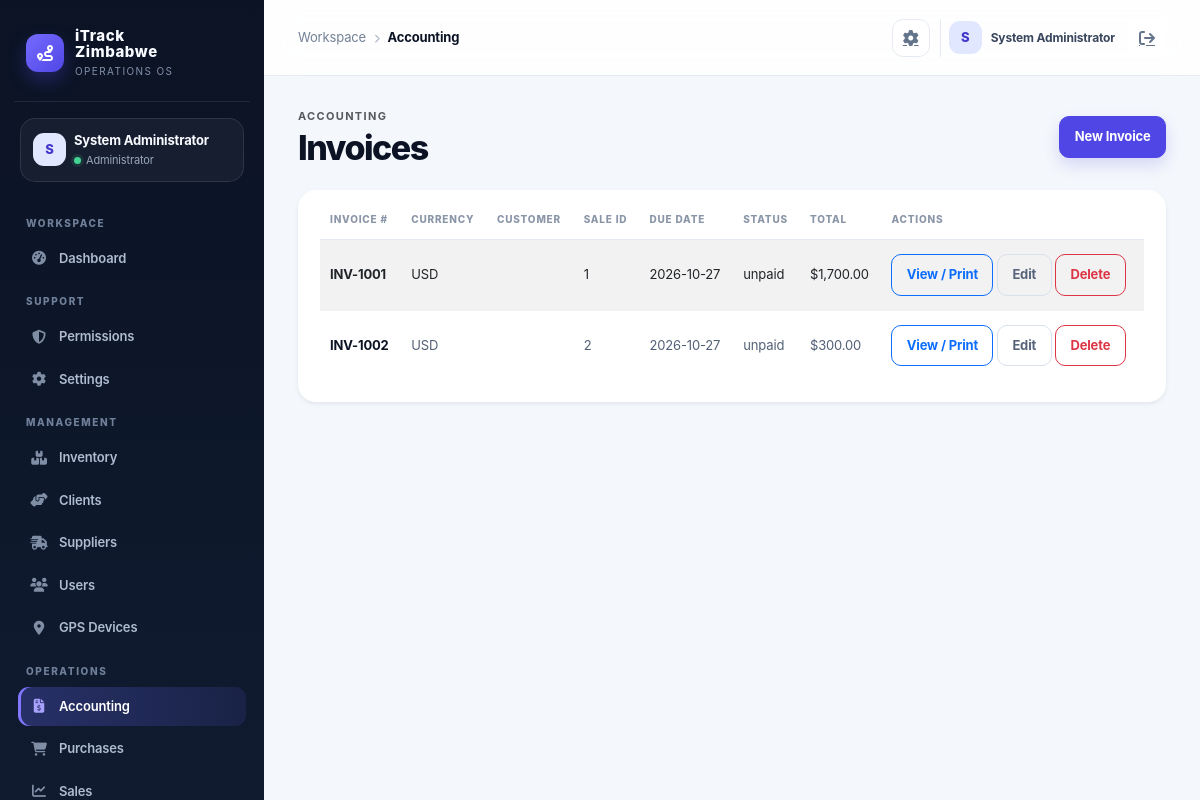
The page /index.php?controller=accounting&action=invoices (signed in) on the database its author committed.
### tables this page shows
CREATE TABLE IF NOT EXISTS invoices (
  id INT AUTO_INCREMENT PRIMARY KEY,
  sale_id INT NOT NULL,
  invoice_number VARCHAR(150) NOT NULL UNIQUE,
  due_date DATE NOT NULL,
  status VARCHAR(50) NOT NULL DEFAULT 'unpaid',
  total_amount DECIMAL(14,2) NOT NULL DEFAULT 0.00,
  currency VARCHAR(8) NOT NULL DEFAULT 'USD',
  issue_date DATE NOT NULL DEFAULT CURRENT_DATE,
  reference_number VARCHAR(150),
  sales_person VARCHAR(150),
  customer_registered_name VARCHAR(200),
  customer_trade_name VARCHAR(200),
  customer_address TEXT,
  customer_email VARCHAR(190),
  customer_phone VARCHAR(80),
  customer_tin VARCHAR(80),
  customer_vat VARCHAR(80),
  created_at TIMESTAMP DEFAULT CURRENT_TIMESTAMP,
  FOREIGN KEY (sale_id) REFERENCES sales(id) ON DELETE CASCADE
);

### app/controllers/AccountingController.php (called while the page is built, shortened)
<?php
class AccountingController extends Controller
{
    private Invoice $invoiceModel;
    public function __construct()
    {
        $this->invoiceModel = new Invoice();
    }
    public function invoices(): void
    {
        $this->view('accounting/list', [
            'title' => 'Invoices',
            'section' => 'invoices',
            'resourceName' => 'Invoice',
            'items' => $this->invoiceModel->all(),
            'columns' => [
                ['label' => 'Invoice #', 'key' => 'invoice_number'],
                ['label' => 'Currency', 'key' => 'currency'],
                ['label' => 'Customer', 'key' => 'customer_registered_name'],
                ['label' => 'Sale ID', 'key' => 'sale_id'],
                ['label' => 'Due Date', 'key' => 'due_date'],
                ['label' => 'Status', 'key' => 'status'],
                ['label' => 'Total', 'key' => 'total_amount', 'type' => 'money'],
            ],
            'createAction' => 'invoiceCreate',
            'editAction' => 'invoiceEdit',
            'deleteAction' => 'invoiceDelete',
        ]);
    }
}

### public/index.php (called while the page is built, shortened)
<?php
$uri = $_SERVER['REQUEST_URI'] ?? '/';
$controllerKey = $_GET['controller'] ?? null;
$actionKey = $_GET['action'] ?? null;
$route = $controllerKey ? [
    'controller' => ucfirst($controllerKey) . 'Controller',
    'action' => $actionKey ?? 'index',
] : Router::route($uri);
$actionName = $route['action'];
$controller = new $controllerName();
$controller->$actionName();

### app/core/Model.php (called while the page is built, shortened)
<?php
require_once dirname(__DIR__) . '/config/database.php';
abstract class Model
{
    protected PDO $db;
    public function __construct()
    {
        $this->db = Database::getInstance();
    }
    protected function fetchAll(string $sql, array $params = []): array
    {
        $stmt = $this->db->prepare($sql);
        $stmt->execute($params);
        return $stmt->fetchAll();
    }
    protected function execute(string $sql, array $params = []): int
    {
        $stmt = $this->db->prepare($sql);
        $stmt->execute($params);
        return $stmt->rowCount();
    }
}

### app/config/env.php (called while the page is built, shortened)
<?php
function loadEnv(): array
{
    static $loaded = null;
    if ($loaded !== null) {
        return $loaded;
    }
    $loaded = [];
    $envPath = dirname(__DIR__, 2) . '/.env';
    if (!is_readable($envPath)) {
        return $loaded;
    }
    return $loaded;
}
function env(string $key, $default = null)
{
    $vars = loadEnv();
    $value = getenv($key);
    return $value !== false ? $value : $default;
}

### app/config/app.php (called while the page is built)
<?php
require_once __DIR__ . '/env.php';
return [
    'app_name' => env('APP_NAME', 'iTrack Zimbabwe'),
    'debug' => filter_var(env('APP_DEBUG', false), FILTER_VALIDATE_BOOLEAN),
    'base_url' => env('APP_BASE_URL', '/itrack-zimbabwe'),
    'db' => [
        'host' => env('DB_HOST', '127.0.0.1'),
        'port' => env('DB_PORT', '3306'),
        'name' => env('DB_NAME', 'itrack_zimbabwe'),
        'user' => env('DB_USER', 'root'),
        'pass' => env('DB_PASS', ''),
    ],
    'session_name' => env('SESSION_NAME', 'itrack_session'),
    'csrf_token_name' => env('CSRF_TOKEN_NAME', 'csrf_token'),
    'upload_dir' => env('UPLOAD_DIR', dirname(__DIR__, 1) . '/uploads'),
    'openrouter_api_key' => env('OPENROUTER_API_KEY', ''),
    'openrouter_model' => env('OPENROUTER_MODEL', 'openrouter/free'),
];

### app/config/database.php (called while the page is built, shortened)
<?php
require_once dirname(__DIR__) . '/config/app.php';
class Database
{
    private static ?PDO $instance = null;
    public static function getInstance(): PDO
    {
        if (self::$instance === null) {
            $config = require dirname(__DIR__) . '/config/app.php';
            $mysqlEnabled = extension_loaded('pdo_mysql');
            if ($mysqlEnabled) {
                try {
                    $dsn = sprintf('mysql:host=%s;port=%s;dbname=%s;charset=utf8mb4', $config['db']['host'], $config['db']['port'], $config['db']['name']);
                    self::$instance = new PDO($dsn, $config['db']['user'], $config['db']['pass'], [
                        PDO::ATTR_ERRMODE => PDO::ERRMODE_EXCEPTION,
                        PDO::ATTR_DEFAULT_FETCH_MODE => PDO::FETCH_ASSOC,
                        PDO::ATTR_EMULATE_PREPARES => false,
                    ]);
                } catch (PDOException $exception) {
                    self::$instance = self::createSqliteInstance($config);
                }
            } else {
                self::$instance = self::createSqliteInstance($config);
            }
        }
        return self::$instance;
    }
}

### app/models/Invoice.php (called while the page is built, shortened)
<?php
require_once dirname(__DIR__) . '/core/Model.php';
class Invoice extends Model
{
    public function all(): array
    {
        return $this->fetchAll('SELECT i.*, c.company_name AS client_name FROM invoices i JOIN sales s ON s.id = i.sale_id LEFT JOIN clients c ON c.id = s.client_id ORDER BY i.created_at DESC');
    }
}

### app/views/accounting/list.php (the view)
<?php $title = $title ?? 'Accounting'; ?>
<div class="d-flex justify-content-between align-items-center mb-4">
    <div>
        <p class="text-uppercase text-muted mb-1" style="letter-spacing:.12em; font-size:11px; font-weight:700;">Accounting</p>
        <h2 class="h4 mb-0"><?= htmlspecialchars($title) ?></h2>
    </div>
    <a class="btn btn-primary" href="/index.php?controller=accounting&action=<?= htmlspecialchars($createAction ?? 'index') ?>">New <?= htmlspecialchars($resourceName ?? 'Record') ?></a>
</div>
<div class="card shadow-sm border-0">
    <div class="card-body">
        <?php if (empty($items)): ?>
            <p class="text-muted mb-0">No <?= strtolower(htmlspecialchars($resourceName ?? 'records')) ?> found yet.</p>
        <?php else: ?>
            <div class="table-responsive">
                <table class="table table-striped align-middle">
                    <thead>
                        <tr>
                            <?php foreach ($columns as $column): ?>
                                <th><?= htmlspecialchars($column['label'] ?? '') ?></th>
                            <?php endforeach; ?>
                            <th>Actions</th>
                        </tr>
                    </thead>
                    <tbody>
                        <?php foreach ($items as $item): ?>
                            <tr>
                                <?php foreach ($columns as $column): ?>
                                    <td>
                                        <?php
                                            $value = $item[$column['key']] ?? '';
                                            if (($column['type'] ?? '') === 'money') {
                                                echo '$' . number_format((float) $value, 2);
                                            } else {
                                                echo htmlspecialchars((string) $value);
                                            }
                                        ?>
                                    </td>
                                <?php endforeach; ?>
                                <td>
                                    <?php if (($section ?? '') === 'invoices'): ?><a class="btn btn-sm btn-outline-primary" href="/index.php?controller=accounting&amp;action=invoicePrint&amp;id=<?= (int) ($item['id'] ?? 0) ?>">View / Print</a><?php endif; ?>
                                    <a class="btn btn-sm btn-outline-secondary" href="/index.php?controller=accounting&action=<?= htmlspecialchars($editAction ?? 'index') ?>&id=<?= (int) ($item['id'] ?? 0) ?>">Edit</a>
                                    <a class="btn btn-sm btn-outline-danger" href="/index.php?controller=accounting&action=<?= htmlspecialchars($deleteAction ?? 'index') ?>&id=<?= (int) ($item['id'] ?? 0) ?>" onclick="return confirm('Delete this record?')">Delete</a>
                                </td>
                            </tr>
                        <?php endforeach; ?>
                    </tbody>
                </table>
            </div>
        <?php endif; ?>
    </div>
</div>

### app/views/layouts/main.php (style rules this page uses)
:root { --ink:#0b1324; --ink-2:#111d33; --muted:#738096; --line:#e6ebf2; --canvas:#f4f7fb; --card:#fff; --brand:#4f46e5; --brand-2:#6d5dfc; --mint:#13b981; --amber:#f59e0b; --danger:#e25555; --shadow:0 16px 40px rgba(15,23,42,.06); }
* { box-sizing:border-box; }
body { background:var(--canvas); color:var(--ink); margin:0; font-family:Inter,ui-sans-serif,system-ui,-apple-system,"Segoe UI",sans-serif; letter-spacing:-.01em; }
a { color:inherit; }
main h2.h4 { font-size:clamp(25px,3vw,34px); font-weight:800; letter-spacing:-.045em; line-height:1.1; }
main > .d-flex.justify-content-between { margin-bottom:24px !important; }
.card { border:1px solid var(--line); border-radius:18px; background:var(--card); box-shadow:var(--shadow); }
.card .card-body { padding:22px; }
.btn { border-radius:10px; font-weight:700; font-size:13px; padding:.63rem .9rem; }
.btn-primary { background:var(--brand); border-color:var(--brand); box-shadow:0 7px 15px rgba(79,70,229,.18); }
.table { margin:0; font-size:13px; }
.table thead th { color:#8a96a8; border-bottom:1px solid var(--line); text-transform:uppercase; letter-spacing:.08em; font-size:10px; font-weight:800; padding:0 10px 12px; white-space:nowrap; }
.table tbody td { padding:14px 10px; border-color:#eef1f5; color:#526076; vertical-align:middle; }
.table tbody tr:last-child td { border-bottom:0; }
.table tbody td:first-child { color:var(--ink); font-weight:750; }
.table-striped>tbody>tr:nth-of-type(odd)>* { --bs-table-accent-bg:#fafbfe; color:inherit; }
.table-responsive { border-radius:12px; }
.btn-outline-secondary { color:#56647a; border-color:#d9e0eb; }

### rows shown on the page
invoices: invoice_number "INV-1001", currency "USD", sale "1", due_date "2026-10-27", status "unpaid", total_amount "1,700.00"
invoices: invoice_number "INV-1002", currency "USD", sale "2", due_date "2026-10-27", status "unpaid", total_amount "300.00"

### other values the page prints
$initials "S"
$user['name'] "System Administrator"
$role "Administrator"
$group "WORKSPACE"
$item['label'] "Dashboard"
$group "SUPPORT"
$item['label'] "Permissions"
$item['label'] "Settings"
$group "MANAGEMENT"
$item['label'] "Inventory"
$item['label'] "Clients"
$item['label'] "Suppliers"
$item['label'] "Users"
$item['label'] "GPS Devices"
$group "OPERATIONS"
